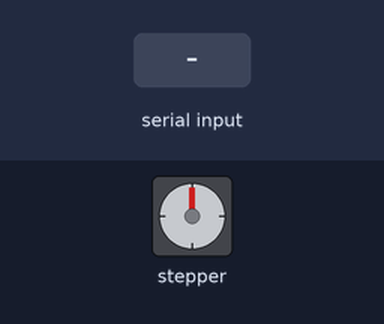
Bench run of a sketch on a simulated Arduino Uno, built with avr-gcc and run on an emulated ATmega328P. Shown: stepper motor. The test bench sets the inputs (shaded band). EEPROM starts erased; stepper angles assume 4096 steps per turn; what the sketch prints to the serial monitor is not drawn.

Above: at 1.2 s.
1.3 s: "v" received over Serial
At 4.0 s:
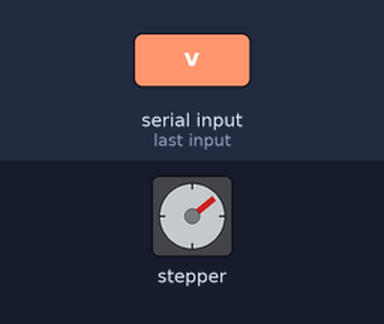
4.3 s: "r" received over Serial
At 5.11 s:
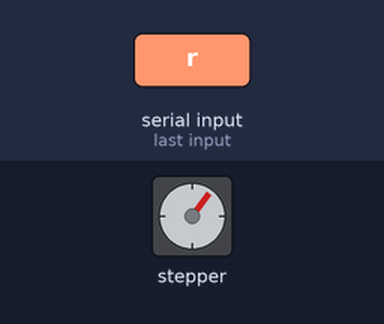
7.3 s: "O" received over Serial
At 9.3 s:
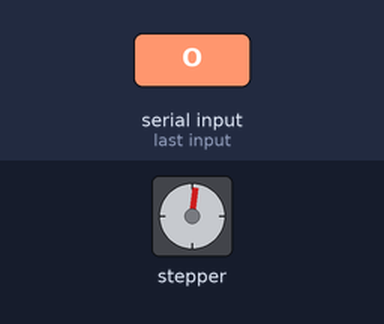
10.3 s: "Y" received over Serial
At 12.1 s:
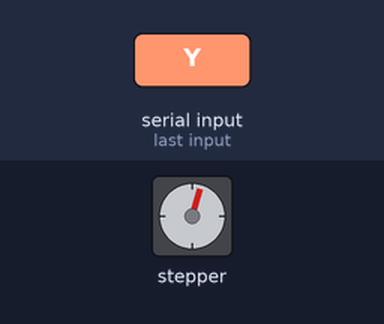
Timing chart, 0 to 13.6 s (numbered marks = the images above; inputs shaded):
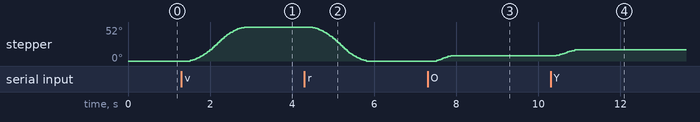

The sketch:

Seletor_de_cores_code.ino
```cpp
// Include the AccelStepper library:
#include <AccelStepper.h>
#include <Stepper.h>
#include <EEPROM.h>

// Motor pin definitions:
#define motorPin1  8      // IN1 on the ULN2003 driver
#define motorPin2  9      // IN2 on the ULN2003 driver
#define motorPin3  10     // IN3 on the ULN2003 driver
#define motorPin4  11     // IN4 on the ULN2003 driver

// Define the AccelStepper interface type; 4 wire motor in half step mode:
#define MotorInterfaceType 8

// Initialize with pin sequence IN1-IN3-IN2-IN4 for using the AccelStepper library with 28BYJ-48 stepper motor:
AccelStepper stepper = AccelStepper(MotorInterfaceType, motorPin1, motorPin3, motorPin2, motorPin4);


char buffer[18];
int red, green, blue;

int RedPin = 11;
int GreenPin = 10;
int BluePin = 9;

int r_steps = 0;
int o_steps = 100;
int y_steps = 200;
int g_steps = 300;
int b_steps = 400;
int i_steps = 500;
int v_steps = 600;


void setup()
{

//Defining steps:


// Set the maximum steps per second:
  stepper.setMaxSpeed(1000);
  stepper.setAcceleration(1000);

    Serial.begin(9600);

// Read the previous color inserted in the Serial:
    char p_color = EEPROM.read(0);
    Serial.print("última cor: ");
    Serial.println(p_color);


while(Serial.available())
    Serial.read();
pinMode(RedPin, OUTPUT);
    pinMode(GreenPin, OUTPUT);
    pinMode(BluePin, OUTPUT);

// Tell the stepper motor its current position:

if  (p_color ==  'o')  {
        stepper.setCurrentPosition(o_steps);
        int pos = stepper.currentPosition();
        Serial.print("posição atual: ");
        Serial.println(pos);
}

if  (p_color ==  'y')  {
        stepper.setCurrentPosition(y_steps);
        int pos = stepper.currentPosition();
        Serial.print("posição atual: ");
        Serial.println(pos);
}

if  (p_color ==  'g')  {
        stepper.setCurrentPosition(g_steps);
        int pos = stepper.currentPosition();
        Serial.print("posição atual: ");
        Serial.println(pos);
}

if  (p_color ==  'b')  {
        stepper.setCurrentPosition(b_steps);
        int pos = stepper.currentPosition();
        Serial.print("posição atual: ");
        Serial.println(pos);
}

if  (p_color ==  'i')  {
        stepper.setCurrentPosition(i_steps);
        int pos = stepper.currentPosition();
        Serial.print("posição atual: ");
        Serial.println(pos);
}

if  (p_color ==  'v')  {
        stepper.setCurrentPosition(v_steps);
        int pos = stepper.currentPosition();
        Serial.print("posição atual: ");
        Serial.println(pos);
}

}


void loop()
{
    if (Serial.available() > 0) {
        int index=0;
        delay(100); // let the buffer fill up
        int numChar = Serial.available();
        if (numChar>15) {
            numChar=15;
       }
        while (numChar--) {
            buffer[index++] = Serial.read();
        }
        splitString(buffer);
    }
}


void splitString(char* data) {
    Serial.print("Data entered: ");
    Serial.println(data);
    char* parameter;
    parameter = strtok (data, " ,");   // Note that this is a space before the comma in " , "
    while (parameter != NULL) {
        setLED(parameter);
        parameter = strtok (NULL, " ,");  // space before the comma in " , "
}

   // Clear the text and serial buffers
    for (int x=0; x<16; x++) {
        buffer[x]='\0';
   }
    while(Serial.available())
Serial.read();}

void setLED(char* data) {                                 // Define a função. Trocar para setMotor
    if ((data[0] == 'r') || (data[0] == 'R') ) {
        int Ans = strtol(data+1, NULL, 10);
        Ans = constrain(Ans,0,255);
        // Set target position:
        stepper.moveTo(r_steps);
        // Run to position with set speed and acceleration:
        stepper.runToPosition();
        int pos = stepper.currentPosition();
        Serial.print("posição atual: ");
        Serial.println(pos);
        EEPROM.write(0, data[0]);
    }

    if ((data[0] == 'o') || (data[0] == 'O')) {
        int Ans = strtol(data+1, NULL, 10);
        Ans = constrain(Ans,0,255);
        // Set target position:
        stepper.moveTo(o_steps);
        // Run to position with set speed and acceleration:
        stepper.runToPosition();
        int pos = stepper.currentPosition();
        Serial.print("posição atual: ");
        Serial.println(pos);
        EEPROM.write(0, data[0]);
    }

    if ((data[0] == 'y') || (data[0] == 'Y')) {
        int Ans = strtol(data+1, NULL, 10);
        Ans = constrain(Ans,0,255);
        // Set target position:
        stepper.moveTo(y_steps);
        // Run to position with set speed and acceleration:
        stepper.runToPosition();
        int pos = stepper.currentPosition();
        Serial.print("posição atual: ");
        Serial.println(pos);
        EEPROM.write(0, data[0]);

    }

    if ((data[0] == 'g') || (data[0] == 'G')) {
        int Ans = strtol(data+1, NULL, 10);
        Ans = constrain(Ans,0,255);
        // Set target position:
        stepper.moveTo(g_steps);
        // Run to position with set speed and acceleration:
        stepper.runToPosition();
        int pos = stepper.currentPosition();
        Serial.print("posição atual: ");
        Serial.println(pos);
        EEPROM.write(0, data[0]);
    }

    if ((data[0] == 'b') || (data[0] == 'B')) {
        int Ans = strtol(data+1, NULL, 10);
        Ans = constrain(Ans,0,255);
        stepper.moveTo(b_steps);
        // Run to position with set speed and acceleration:
        stepper.runToPosition();
        int pos = stepper.currentPosition();
        Serial.print("posição atual: ");
        Serial.println(pos);
        EEPROM.write(0, data[0]);
    }

   if ((data[0] == 'i') || (data[0] == 'I')) {
        int Ans = strtol(data+1, NULL, 10);
        Ans = constrain(Ans,0,255);
        stepper.moveTo(i_steps);
        // Run to position with set speed and acceleration:
        stepper.runToPosition();
        int pos = stepper.currentPosition();
        Serial.print("posição atual: ");
        Serial.println(pos);
        EEPROM.write(0, data[0]);
    }

    if ((data[0] == 'v') || (data[0] == 'V')) {
        int Ans = strtol(data+1, NULL, 10);
        Ans = constrain(Ans,0,255);
        stepper.moveTo(v_steps);
        // Run to position with set speed and acceleration:
        stepper.runToPosition();
        int pos = stepper.currentPosition();
        Serial.print("posição atual: ");
        Serial.println(pos);
        EEPROM.write(0, data[0]);
    }

}
```

Measured:
- after the input at 1.3 s, stepper: turns 52° clockwise in 1.3 s, starting after 0.21 s
- after the input at 4.3 s, stepper: turns 52° counter-clockwise in 1.3 s, starting after 0.21 s
